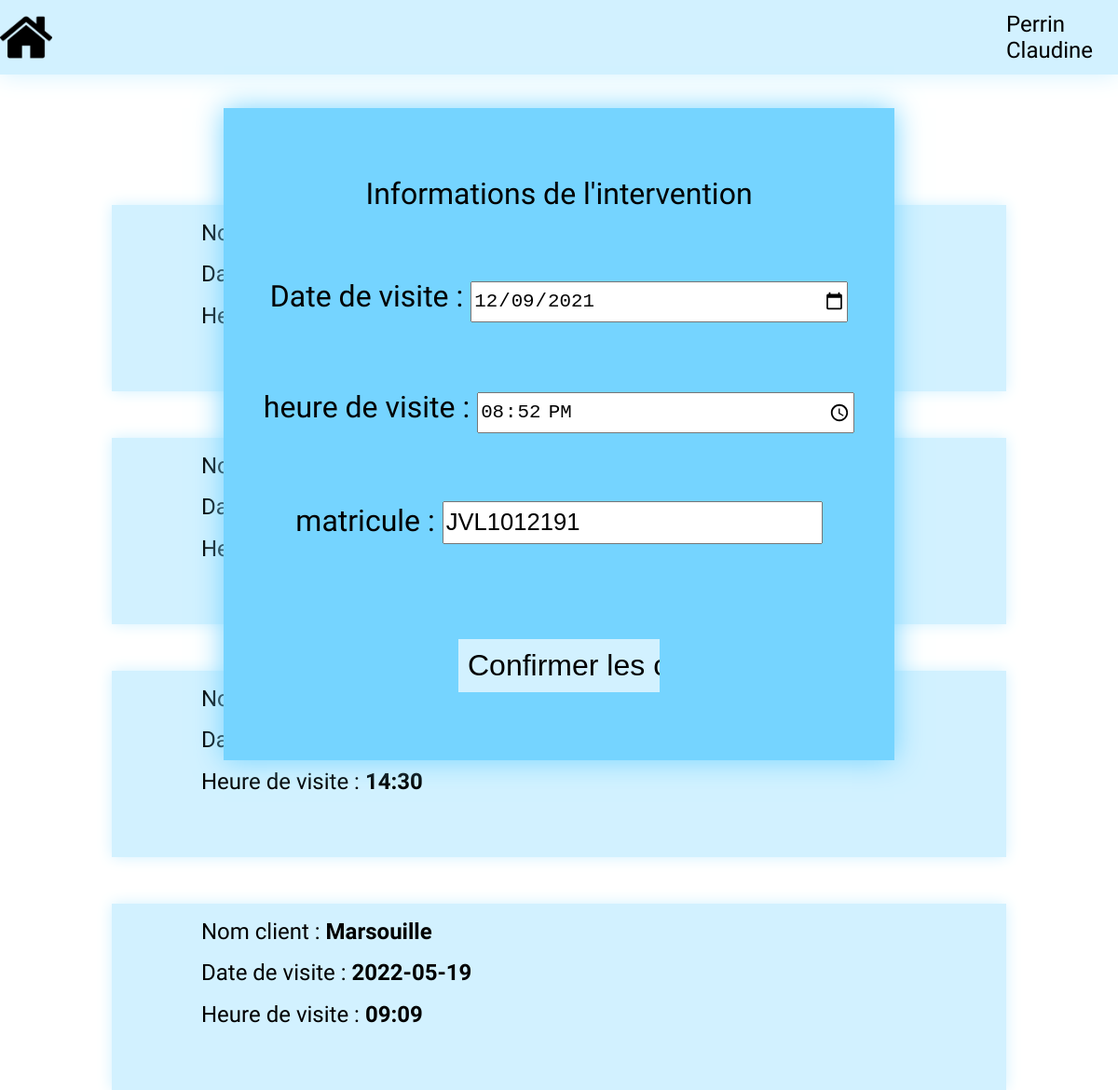
Page /versionLisible/?action=visite&visite=1 (signed in) on the committed database.
### tables this page shows
CREATE TABLE IF NOT EXISTS `intervention` (
  `num` int(11) NOT NULL AUTO_INCREMENT,
  `dateVisite` date DEFAULT NULL,
  `heureVisite` time DEFAULT NULL,
  `numClient` int(11) NOT NULL,
  `matricule` varchar(10) DEFAULT NULL,
  `faite` char(3) NOT NULL,
  PRIMARY KEY (`num`),
  KEY `numClient` (`numClient`,`matricule`),
  KEY `intervention_technicien0_FK` (`matricule`)
);

CREATE TABLE IF NOT EXISTS `client` (
  `numClient` int(11) NOT NULL AUTO_INCREMENT,
  `raisonSociale` varchar(50) NOT NULL,
  `siren` char(9) NOT NULL,
  `codeApe` char(5) NOT NULL,
  `adresse` varchar(100) NOT NULL,
  `tel` char(10) NOT NULL,
  `email` varchar(100) NOT NULL,
  `dureeDeplacement` time NOT NULL,
  `distanceKM` int(11) NOT NULL,
  `num` int(11) NOT NULL,
  PRIMARY KEY (`numClient`),
  KEY `client_agence_FK` (`num`)
);

### versionLisible/controller/affectation.php (called while the page is built, shortened)
<?php
    include_once "$root/model/db.affectation.inc.php";
    $visitesNonAffectees = getVisitesNonAffectees();
    if(isset($_GET["visite"])){
        $visiteAAffecter = getInterventionById($_GET["visite"]);
    } else {
        $techniciens = getTechniciens();
    }
    include "$root/view/header.php";
    include "$root/view/viewAffectation.php";
    include "$root/view/footer.php";
?>

### versionLisible/index.php (called while the page is built, shortened)
<?php
    include "getRoot.php";
    if (isset($_GET["action"])){
        $action = $_GET["action"];
    } else {
        $action = "default";
    }
    $file = mainController($action);
    include "$root/controller/$file";
?>

### versionLisible/model/db.affectation.inc.php (called while the page is built, shortened)
<?php
    function getVisitesNonAffectees(){
        $result = array();
        try {
            $pdo = connectionPDO();
            $req = $pdo->prepare("SELECT intervention.*, client.raisonSociale FROM intervention, client WHERE intervention.numClient = client.numClient AND faite = 'non'");
            $req->execute();
            $line = $req->fetch(PDO::FETCH_ASSOC);
            while ($line) {
                $result[] = $line;
                $line = $req->fetch(PDO::FETCH_ASSOC);
            }
        } catch (PDOException $e) {
            print "Error : " . $e->getMessage();
            die();
        }
        return $result;
    }
    function getInterventionById($id){
        $result = array();
        try {
            $pdo = connectionPDO();
            $req = $pdo->prepare("SELECT * FROM intervention WHERE num = ?");
            $req->execute([$id]);
            $result = $req->fetch(PDO::FETCH_ASSOC);
        } catch (PDOException $e) {
            print "Error : " . $e->getMessage();
            die();
        }
        return $result;
    }
?>

### versionLisible/view/viewAffectation.php (the view, shortened to what this page needs)
<head>
</head>
<body>
    <div class="pageContent">
        <div class="createIntervention">
            <a href="./?action=visite&create=intervention" class="button2"><div>Créer une intervention</div></a>
        </div>
        <?php
            for($i = 0; $i<count($visitesNonAffectees); $i++){
            ?>
            <div class="interventionSheet">
                <div class="interventionData">
                    <div class="customerName">
                        Nom client : <strong><?= $visitesNonAffectees[$i]["raisonSociale"] ?></strong>
                    </div>
                    <div class="interventionDate">
                        Date de visite : <strong><?= $visitesNonAffectees[$i]["dateVisite"] ?></strong>
                    </div>
                    <div class="interventionTime">
                        Heure de visite : <strong><?= substr($visitesNonAffectees[$i]["heureVisite"], 0, 5) ?></strong>
                    </div>
                </div>
            </div>
            <?php
            }
            if(isset($_SESSION["i"])){
                ?>
                <form class="modifyIntervention" method="post" action="./?action=visite">
                    <div>
                        Informations de l'intervention
                    </div>
                    <span>
                        Date de visite : <input type="date" name="dateVisite" class="inputs" <?php echo "value='".$visiteAAffecter["dateVisite"]."'"; ?> required/>
                    </span>
                    <span>
                        heure de visite : <input type="time" name="heureVisite" class="inputs" <?php echo "value='".$visiteAAffecter["heureVisite"]."'"; ?> required/>
                    </span>
                    <span>
                        matricule : <input type="text" name="matricule" class="inputs" <?php echo "value='".$visiteAAffecter["matricule"]."'"; ?> list="techniciens" required/>
                    </span>
                    <input type="submit" name="submitUpdate" class="submit" value="Confirmer les changements"/>
                </form>
                <?php
            }
                ?>
    </div>
</body>

### versionLisible/css/root.css (style rules this page uses)
body { font-family: 'Hind Siliguri', sans-serif; margin: 0; }
.pageContent { position: absolute; top: 10vh; left: 0; width: 100vw; }

### versionLisible/css/affectation.css (style rules this page uses)
.pageContent { display: flex; flex-direction: column; align-items: center; margin-top: 3%; }
.interventionSheet { width: 80%; height: 200px; background-color: #D2F1FF; box-shadow: 0px 0px 15px #D2F1FF; display: flex; flex-direction: row; align-items: center; justify-content: space-between; font-size: 150%; margin-top: 50px; }
.interventionData { height: 200px; margin-left: 10%; display: flex; flex-direction: column; justify-content: space-evenly; }
.button2 { width: 90%; background-color: #75D4FF; box-shadow: 0px 0px 0px #75D4FF; text-decoration: none; color: black; margin-top: 15px; padding: 10px; display: flex; align-items: center; justify-content: center; }
.modifyIntervention { position: absolute; z-index: 100; width: 60%; height: 700px; background-color: #75D4FF; box-shadow: 0px 0px 30px #75D4FF; display: flex; flex-direction: column; align-items: center; justify-content: space-evenly; }
.modifyIntervention div, .modifyIntervention span { font-size: 200%; }
.inputs { width: 400px; height: 40px; font-size: 80%; }
.submit { width: 30%; background-color: #D2F1FF; box-shadow: 0px 0px 0px #D2F1FF; text-decoration: none; color: black; margin-top: 30px; padding: 10px; border: 0; font-size: 200%; display: flex; align-items: center; justify-content: center; }

### rows in the picture
intervention: dateVisite "12/09/2021", heureVisite "20:52:00", matricule "JVL1012191"
intervention: heureVisite "14:30"
intervention: numClient.raisonSociale "Marsouille", dateVisite "2022-05-19", heureVisite "09:09"

### other values in the picture
$_SESSION["nom"] "Perrin"
$_SESSION["prenom"] "Claudine"
